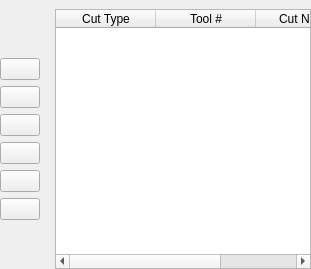
    <widget class="QFrame" name="frame_7">
     <property name="styleSheet">
      <string notr="true"/>
     </property>
     <property name="frameShape">
      <enum>QFrame::NoFrame</enum>
     </property>
     <property name="frameShadow">
      <enum>QFrame::Plain</enum>
     </property>
     <layout class="QHBoxLayout" name="horizontalLayout_7">
      <property name="leftMargin">
       <number>0</number>
      </property>
      <property name="topMargin">
       <number>9</number>
      </property>
      <property name="rightMargin">
       <number>0</number>
      </property>
      <property name="bottomMargin">
       <number>0</number>
      </property>
      <item>
       <widget class="QFrame" name="frame_4">
        <property name="styleSheet">
         <string notr="true"/>
        </property>
        <property name="frameShape">
         <enum>QFrame::NoFrame</enum>
        </property>
        <property name="frameShadow">
         <enum>QFrame::Raised</enum>
        </property>
        <layout class="QVBoxLayout" name="verticalLayout">
         <property name="leftMargin">
          <number>0</number>
         </property>
         <item>
          <spacer name="verticalSpacer">
           <property name="orientation">
            <enum>Qt::Vertical</enum>
           </property>
           <property name="sizeHint" stdset="0">
            <size>
             <width>20</width>
             <height>40</height>
            </size>
           </property>
          </spacer>
         </item>
         <item>
          <widget class="QPushButton" name="addB">
           <property name="enabled">
            <bool>true</bool>
           </property>
           <property name="styleSheet">
            <string notr="true"/>
           </property>
           <property name="text">
            <string/>
           </property>
           <property name="icon">
            <iconset theme="list-add">
             <normaloff>.</normaloff>.</iconset>
           </property>
           <property name="autoDefault">
            <bool>true</bool>
           </property>
           <property name="default">
            <bool>false</bool>
           </property>
           <property name="flat">
            <bool>false</bool>
           </property>
          </widget>
         </item>
         <item>
          <widget class="QPushButton" name="deleteB">
           <property name="styleSheet">
            <string notr="true"/>
           </property>
           <property name="text">
            <string/>
           </property>
           <property name="icon">
            <iconset theme="list-remove">
             <normaloff>.</normaloff>.</iconset>
           </property>
          </widget>
         </item>
         <item>
          <widget class="QPushButton" name="editB">
           <property name="styleSheet">
            <string notr="true"/>
           </property>
           <property name="text">
            <string/>
           </property>
           <property name="icon">
            <iconset theme="accessories-text-editor">
             <normaloff>.</normaloff>.</iconset>
           </property>
          </widget>
         </item>
         <item>
          <widget class="QPushButton" name="upB">
           <property name="styleSheet">
            <string notr="true"/>
           </property>
           <property name="text">
            <string/>
           </property>
           <property name="icon">
            <iconset theme="go-up">
             <normaloff>.</normaloff>.</iconset>
           </property>
          </widget>
         </item>
         <item>
          <widget class="QPushButton" name="downB">
           <property name="styleSheet">
            <string notr="true"/>
           </property>
           <property name="text">
            <string/>
           </property>
           <property name="icon">
            <iconset theme="go-down">
             <normaloff>.</normaloff>.</iconset>
           </property>
          </widget>
         </item>
         <item>
          <widget class="QPushButton" name="skipB">
           <property name="styleSheet">
            <string notr="true"/>
           </property>
           <property name="text">
            <string/>
           </property>
           <property name="icon">
            <iconset theme="format-text-strikethrough">
             <normaloff>.</normaloff>.</iconset>
           </property>
          </widget>
         </item>
         <item>
          <spacer name="verticalSpacer_2">
           <property name="orientation">
            <enum>Qt::Vertical</enum>
           </property>
           <property name="sizeHint" stdset="0">
            <size>
             <width>20</width>
             <height>40</height>
            </size>
           </property>
          </spacer>
         </item>
        </layout>
       </widget>
      </item>
      <item>
       <widget class="QTableWidget" name="tableWidget">
        <property name="styleSheet">
         <string notr="true"/>
        </property>
        <attribute name="horizontalHeaderStretchLastSection">
         <bool>true</bool>
        </attribute>
        <column>
         <property name="text">
          <string>Cut Type</string>
         </property>
        </column>
        <column>
         <property name="text">
          <string>Tool #</string>
         </property>
        </column>
        <column>
         <property name="text">
          <string>Cut Name</string>
         </property>
        </column>
       </widget>
      </item>
     </layout>
    </widget>
